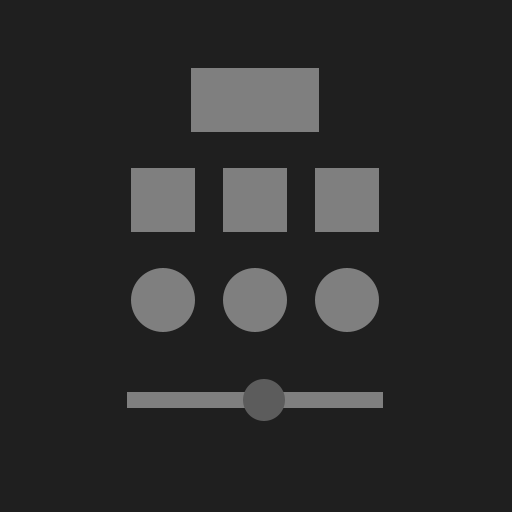
Frame 1 (no input)
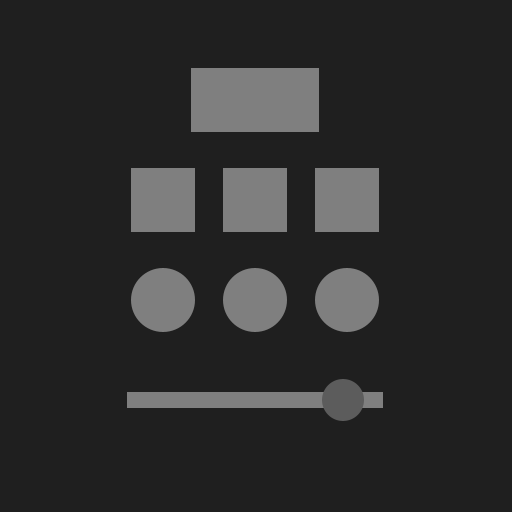
Frame 60 (the mouse pressed at the canvas centre just before this capture)
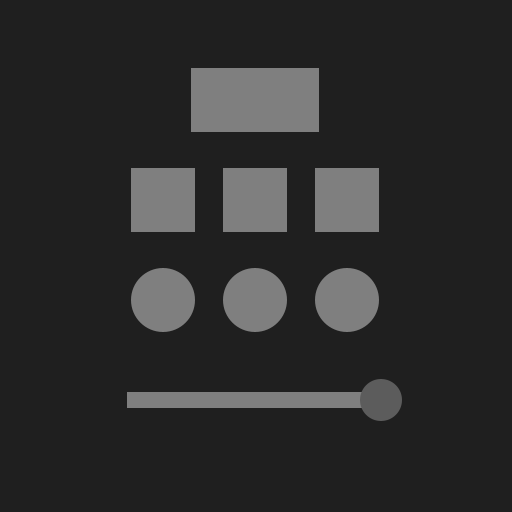
Frame 120 (the mouse held since frame 60 and released just before this capture)

The Processing sketch that drew these frames (run headless with seeded random() and noise(); from frame 60 on, the mouse is pressed at the canvas centre):

// Processing sketch: ANI2012H22_UserInterface
// ── ANI2012H22_UserInterface.pde
// ANI2012H22_UserInterface.pde
// Exemples d'utilisation de contrôles d'interface interactifs avec souris.
// Démonstration d'un bouton, de cases à cocher, de boutons radio et d'une barre de progression.

// paramètres
int count = 8;

float buttonWidth = 128;
float buttonHeight = 64;

float checkboxWidth = 64;
float checkboxHeight = 64;

float radioBackground = 64;
float radioSelected = 42;

float sliderWidth = 256;
float sliderHeight = 16;

float offset = 92;

// variables
final int CONTROL_TYPE_BUTTON = 0;
final int CONTROL_TYPE_CHECKBOX = 1;
final int CONTROL_TYPE_RADIO = 2;
final int CONTROL_TYPE_SLIDER = 3;

int[] type = {
  CONTROL_TYPE_BUTTON,
  CONTROL_TYPE_CHECKBOX,
  CONTROL_TYPE_CHECKBOX,
  CONTROL_TYPE_CHECKBOX,
  CONTROL_TYPE_RADIO,
  CONTROL_TYPE_RADIO,
  CONTROL_TYPE_RADIO,
  CONTROL_TYPE_SLIDER};

float[] positionX = {255.0f, 255.0f - offset, 255.0f, 255.0f + offset, 255.0f - offset, 255.0f, 255.0f + offset, 255.0f};
float[] positionY = {100.0f, 200.0f, 200.0f, 200.0f, 300.0f, 300.0f, 300.0f, 400.0f};

boolean[] stateActive   = {true,  true,  true,  true,  true,  true,  true,  true};
boolean[] stateOver     = {false, false, false, false, false, false, false, false};
boolean[] statePress    = {false, false, false, false, false, false, false, false};
boolean[] stateRelease  = {false, false, false, false, false, false, false, false};
boolean[] stateSelected = {false, false, false, false, false, false, false, false};

int index = 0;
int backgroundColor = 31;

color colorLight = color(127, 127, 127);
color colorDark  = color(92, 92, 92);

float sliderValue;

void setup()
{
  size(512, 512);
  frameRate(60);
  rectMode(CENTER);
  ellipseMode(CENTER);
  noStroke();
}

void draw()
{
  background(backgroundColor);

  updateInput();
  updateInterface();
}

// fonction de mise à jour des états des contrôles par rapport aux états de la souris
void updateInput()
{
  for (int index = 0; index < count; ++index)
  {
    if (stateActive[index])
    {
      switch (type[index])
      {
        case CONTROL_TYPE_BUTTON:

          stateOver[index] = isInside(index, buttonWidth / 2.0f, buttonHeight / 2.0f);

          if (stateOver[index] && mousePressed == true)
            statePress[index] = true;
          else
            statePress[index] = false;

          break;

        case CONTROL_TYPE_CHECKBOX:

          stateOver[index] = isInside(index, checkboxWidth / 2.0f, checkboxHeight / 2.0f);

          if (stateOver[index] && mousePressed == true)
            statePress[index] = true;
          else
            statePress[index] = false;

          break;

        case CONTROL_TYPE_RADIO:

          stateOver[index] = isInside(index, radioBackground / 2.0f, radioSelected / 2.0f);

          if (stateOver[index] && mousePressed == true)
            statePress[index] = true;
          else
            statePress[index] = false;

          break;

        case CONTROL_TYPE_SLIDER:

          stateOver[index] = isInside(index, sliderWidth / 2.0f, sliderHeight / 2.0f);

          if (stateOver[index] && mousePressed == true)
            statePress[index] = true;
          else
            statePress[index] = false;
          break;

        default:
          break;
      }
    }
  }
  sliderValue = int(oscillate(millis(), 128, 10000, 0, 0));
}

// affichage de l'interface et de ses contrôles
void updateInterface()
{
  for (int index = 0; index < count; ++index)
  {
    if (stateActive[index])
    {
      switch (type[index])
      {
        case CONTROL_TYPE_BUTTON:

          if (statePress[index])
          {
            fill(colorDark);

            rect(
              positionX[index],
              positionY[index],
              buttonWidth,
              buttonHeight);
          }
          else if (stateOver[index])
          {
            fill(colorLight);

            rect(
              positionX[index],
              positionY[index],
              buttonWidth  * 1.1f,
              buttonHeight * 1.1f);
          }
          else if (stateRelease[index])
          {
            fill(colorLight);

            rect(
              positionX[index],
              positionY[index],
              buttonWidth,
              buttonHeight);
          }
          else
          {
            fill(colorLight);

            rect(
              positionX[index],
              positionY[index],
              buttonWidth,
              buttonHeight);
          }

          break;

        case CONTROL_TYPE_CHECKBOX:

          fill(colorLight);

          rect(
            positionX[index],
            positionY[index],
            checkboxWidth,
            checkboxHeight);

          if (stateSelected[index])
          {
            fill(colorDark);

            ellipse(
              positionX[index],
              positionY[index],
              radioSelected,
              radioSelected);
          }

          break;

        case CONTROL_TYPE_RADIO:

          fill(colorLight);

          ellipse(
            positionX[index],
            positionY[index],
            radioBackground,
            radioBackground);

          if (stateSelected[index])
          {
            fill(colorDark);

            ellipse(
              positionX[index],
              positionY[index],
              radioSelected,
              radioSelected);
          }

          break;

        case CONTROL_TYPE_SLIDER:

          fill(colorLight);

          rect(
            positionX[index],
            positionY[index],
            sliderWidth,
            sliderHeight);

          fill(colorDark);

          ellipse(
            positionX[index] + sliderValue,
            positionY[index],
            radioSelected,
            radioSelected);

          break;

        default:
          break;
      }
    }
  }
}

// fonction de mise à jour des états des contrôles lorsqu'un bouton de la souris est relaché
void mouseReleased()
{
  for (int index = 0; index < count; ++index)
  {
    if (stateActive[index])
    {
      switch (type[index])
      {
        case CONTROL_TYPE_BUTTON:

          if (statePress[index])
            callbackButton(index);

          break;

        case CONTROL_TYPE_CHECKBOX:

          if (statePress[index])
            callbackCheckbox(index);

          break;

        case CONTROL_TYPE_RADIO:

          if (statePress[index])
            callbackRadio(index);

          break;

        case CONTROL_TYPE_SLIDER:

          if (statePress[index])
            callbackSlider();

          break;

        default:
          break;
      }
    }
  }
}

// fonction qui valide si la position du curseur est à l'intérieur de la boîte qui délimite le contrôle
boolean isInside(int index, float w, float h)
{
  if (mouseX >= positionX[index] - w && mouseX < positionX[index] + w &&
     mouseY >= positionY[index] - h && mouseY < positionY[index] + h )
    return true;
  else
    return false;
}

// fonction d'événement du bouton standard
void callbackButton(int index)
{
  backgroundColor = int(random(0, 255));
  println("button trigger");
}

// fonction d'événement des boutons pressions
void callbackCheckbox(int index)
{
  stateSelected[index] = !stateSelected[index];

  if (stateSelected[index])
    println("checkbox " + index + " ON");
  else
    println("checkbox " + index + " OFF");
}

// fonction d'événement des boutons radios
void callbackRadio(int index)
{
  stateSelected[index] = !stateSelected[index];

  for (int optionIndex = 0; optionIndex < count; ++optionIndex)
  {
    if (optionIndex != index)
    {
      if (type[optionIndex] == CONTROL_TYPE_RADIO)
        stateSelected[optionIndex] = false;
    }
  }

  println("radio " + (index-3));
}

// fonction d'événement de la barre de défilement
void callbackSlider()
{
  println("slider position: " + sliderValue);
}

// fonction d'animation par oscillation
float oscillate(float time, float amplitude, float period, float shift, float offset)
{
  return amplitude * sin((time - shift) * 2 * PI / period) + offset;
}
